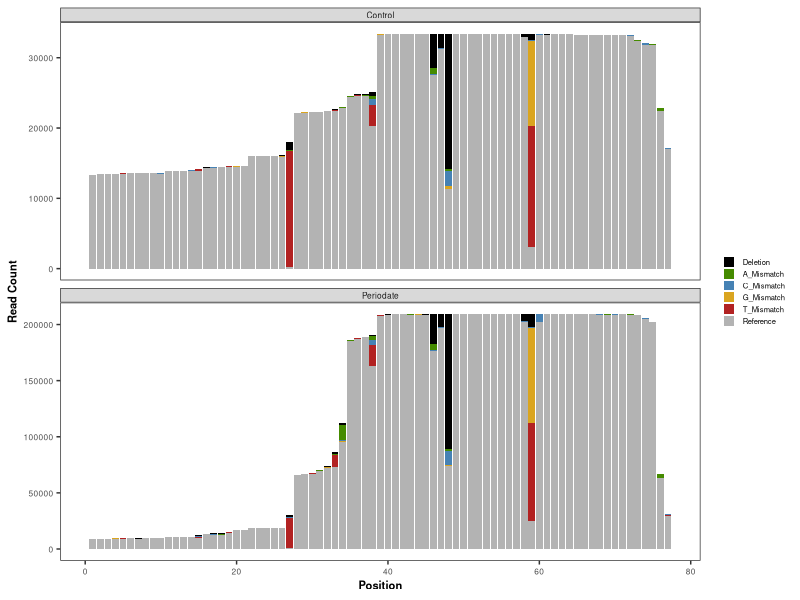
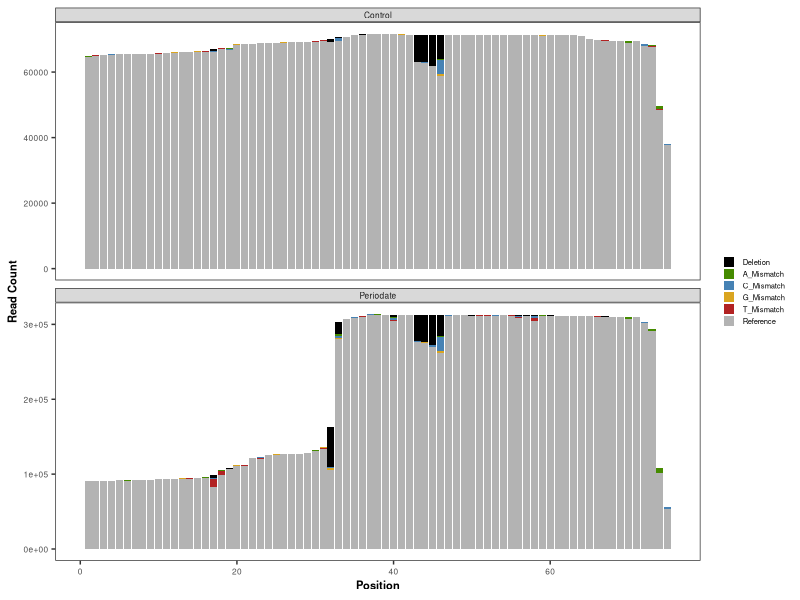
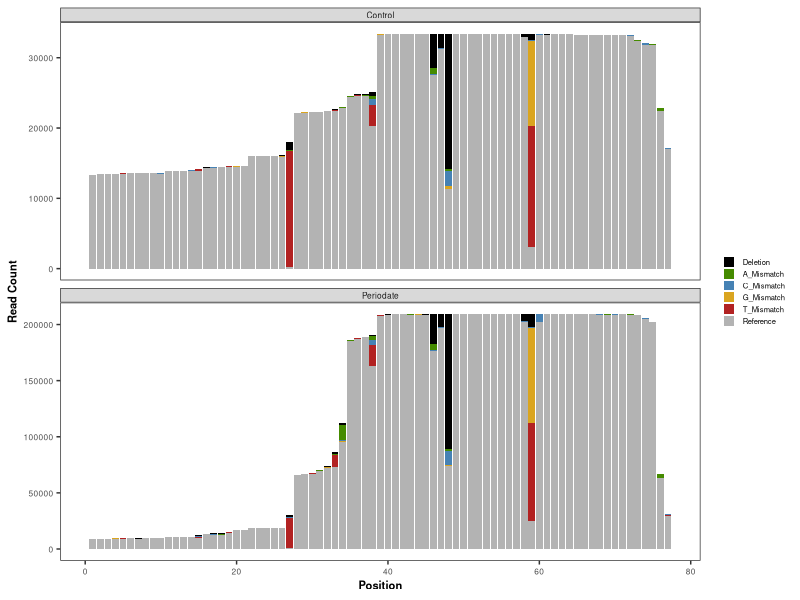
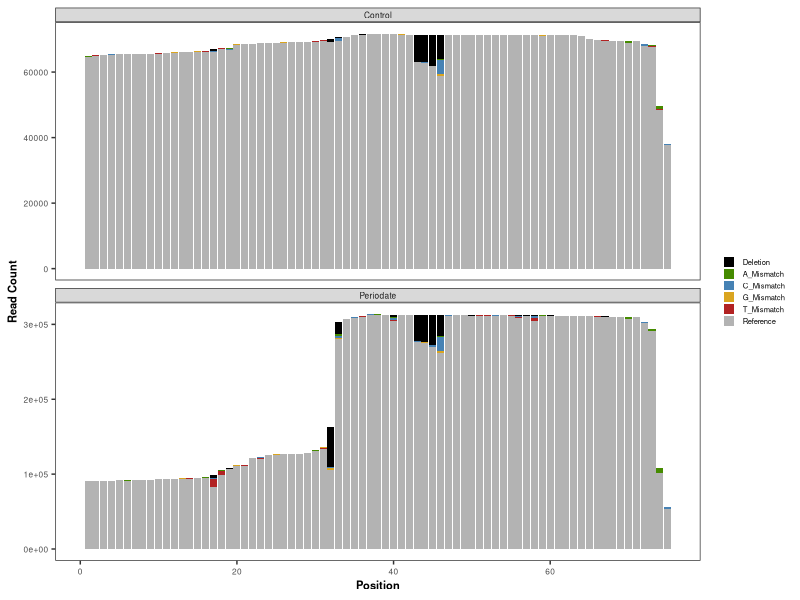

Here is the R script that generated these plots, in order:
library(tidyverse)

IleTAT = read.csv("nuclear-Ath-IleTAT.depth.combo.csv")

IleTAT_long = IleTAT %>% pivot_longer(cols = c("Reference", "A_Mismatch", "C_Mismatch", "G_Mismatch", "T_Mismatch", "Deletion"), names_to = "MapStatus", values_to = "ReadCount")

IleTAT_long$MapStatus = factor(IleTAT_long$MapStatus, levels = c("Deletion", "A_Mismatch", "C_Mismatch", "G_Mismatch", "T_Mismatch", "Reference"))

ggplot(data=IleTAT_long, aes(x=POS, y=ReadCount, fill=MapStatus)) + geom_col() + facet_wrap(~Trt, nrow=2, scales="free_y")+ theme_bw() + scale_fill_manual(values = c("black","chartreuse4", "steelblue", "goldenrod", "firebrick", "gray70")) + xlab ("Position") + ylab ("Read Count") + theme(legend.key.size = unit(0.3, "cm"), strip.text = element_text(size=6, margin = margin(2,2,2,2)), axis.text = element_text(size=6), legend.title = element_blank(), legend.text=element_text(size=5.5), axis.title = element_text(size=8,face="bold"), panel.grid.major = element_blank(), panel.grid.minor = element_blank())

ggsave("IleTAT.pdf", width=3.8, height=2.5)

LysTTT = read.csv("plastid-Ath-LysTTT.depth.combo.csv")

LysTTT_long = LysTTT %>% pivot_longer(cols = c("Reference", "A_Mismatch", "C_Mismatch", "G_Mismatch", "T_Mismatch", "Deletion"), names_to = "MapStatus", values_to = "ReadCount")

LysTTT_long$MapStatus = factor(LysTTT_long$MapStatus, levels = c("Deletion", "A_Mismatch", "C_Mismatch", "G_Mismatch", "T_Mismatch", "Reference"))

ggplot(data=LysTTT_long, aes(x=POS, y=ReadCount, fill=MapStatus)) + geom_col() + facet_wrap(~Trt, nrow=2, scales="free_y")+ theme_bw() + scale_fill_manual(values = c("black","chartreuse4", "steelblue", "goldenrod", "firebrick", "gray70")) + xlab ("Position") + ylab ("Read Count") + theme(legend.key.size = unit(0.3, "cm"), strip.text = element_text(size=6, margin = margin(2,2,2,2)), axis.text = element_text(size=6), legend.title = element_blank(), legend.text=element_text(size=5.5), axis.title = element_text(size=8,face="bold"), panel.grid.major = element_blank(), panel.grid.minor = element_blank())

ggsave("LysTTT.pdf", width=3.8, height=2.5)